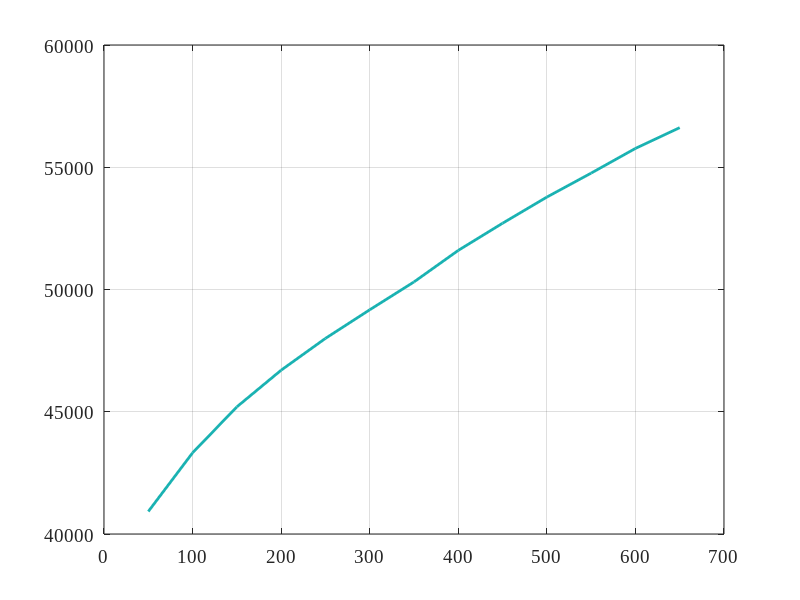
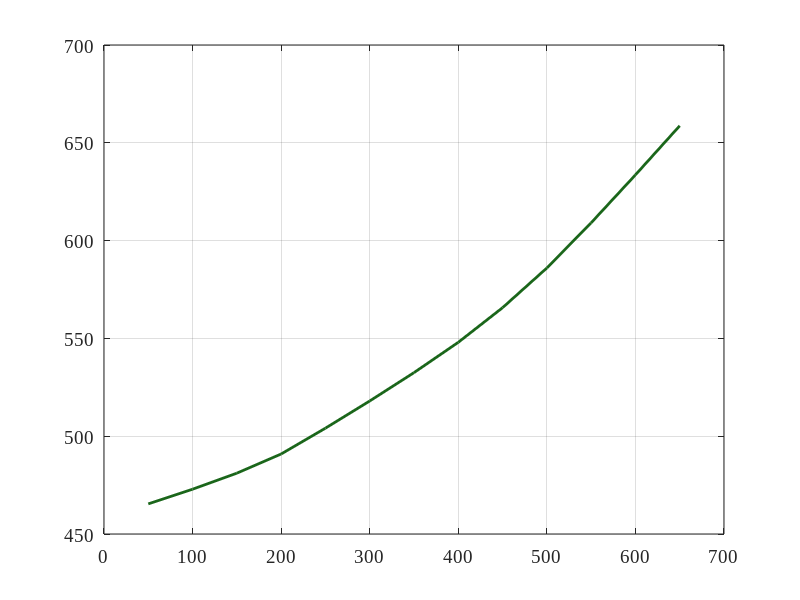
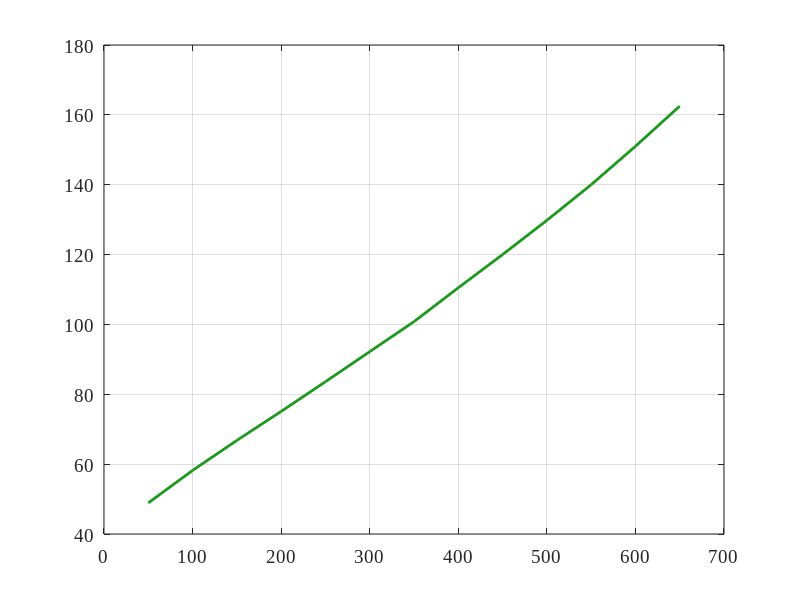
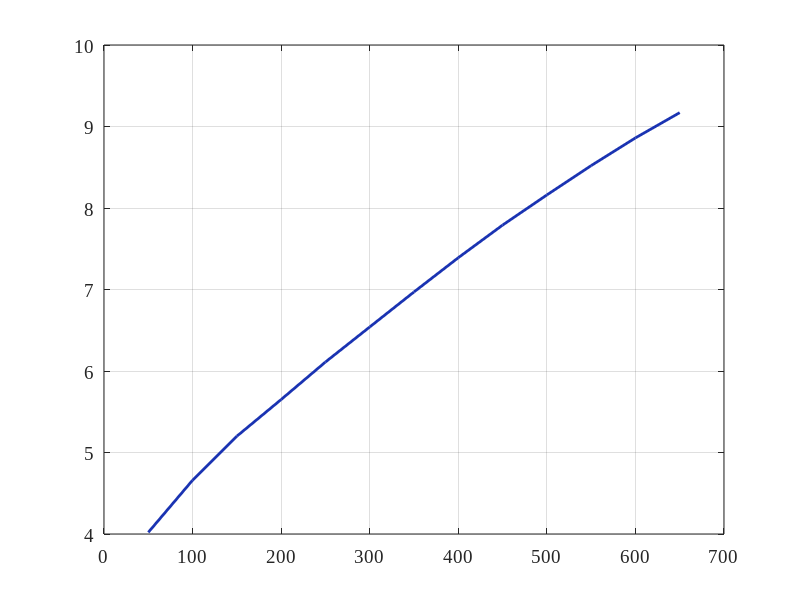

Recreate these plots in MATLAB, in order.
%ngg_f_N = [53.00046672,41992.80756;60.98040071,42380.12398;70.3186565,42826.37793;79.48716975,43255.78968;87.80684312,43626.2571;100.8807911,44173.52807;114.1247784,44678.6856;124.652122,45065.96807;139.25477,45562.68525;154.1971998,46034.1312;168.8001446,46471.89274;184.2523106,46892.79849;200.7233557,47330.53513;214.6473726,47692.50561;229.5902686,48071.30697;248.9482084,48542.69406;267.4570965,48997.248;283.5887836,49376.03352;298.7015917,49737.98815;315.6823306,50133.60682;330.7952235,50478.71698;343.3610033,50764.90545;363.0587249,51211.02131;384.7941199,51707.64341;399.7371854,52052.75583;419.6047343,52498.86943;436.4157307,52877.64589;454.9248306,53290.08865;469.0189291,53601.52346;480.3960874,53854.03883;494.3203162,54173.89813;504.3390255,54392.74268;516.0557536,54662.098;526.0742086,54931.47596;536.7719304,55209.2671;550.5259929,55596.50655;560.5444055,55874.30674;569.8836361,56126.84928;580.7506343,56514.12722;593.4,57000;600,57400;650,60820;700,66830];
ngg_f_N = [50,40920;100,43320;150,45200;200,46700;250,48000;300,49170;350,50310;400,51600;450,52710;500,53780;550,54760;600,55770;650,56620];
tg_f_N = [50,465.4;100,472.9;150,481.1;200,490.9;250,504.1;300,518.0;350,532.5;400,548.0;450,565.7;500,586.0;550,609.1;600,633.6;650,658.7];
Gt_f_N = [50,48.9;100,58.2;150,66.8;200,75.1;250,83.6;300,92.2;350,100.8;400,110.5;450,120.0;500,129.8;550,140.0;600,151.0;650,162.5];
Pk_f_N =[50,4.02;100,4.66;150,5.20;200,5.65;250,6.11;300,6.54;350,6.97;400,7.39;450,7.79;500,8.16;550,8.52;600,8.86;650,9.17];

xn=ngg_f_N(:,1);
yn=ngg_f_N(:,2);
xt=tg_f_N(:,1);
yt=tg_f_N(:,2);
xG=Gt_f_N(:,1);
yG=Gt_f_N(:,2);
xPk=Pk_f_N(:,1);
yPk=Pk_f_N(:,2);


set(0,'DefaultAxesFontSize',14,'DefaultAxesFontName','Times New Roman');
set(0,'DefaultTextFontSize',14,'DefaultTextFontName','Times New Roman');
%hold on
figure('Units', 'normalized', 'OuterPosition', [0 0 1 1]);

plot(xn,yn, 'Color',[.1 .7 .7],'LineWidth',2);

grid on;

figure('Units', 'normalized', 'OuterPosition', [0 0 1 1]);
plot(xt,yt, 'Color',[.1 .4 .1],'LineWidth',2);
grid on;
figure('Units', 'normalized', 'OuterPosition', [0 0 1 1]);
%hold on
plot(xG,yG, 'Color', [.1 .6 .1],'LineWidth',2);
grid on;
figure('Units', 'normalized', 'OuterPosition', [0 0 1 1]);
plot(xPk,yPk, 'Color',[.1 .2 .7],'LineWidth',2);
grid on;
%hold off
